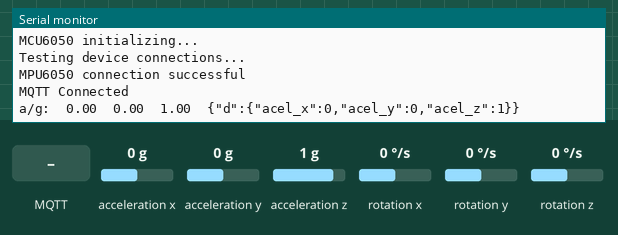
Recording of a sketch running on a simulated ESP8266 (NodeMCU). Shown: the last lines printed to the serial monitor. The inputs (shaded band) are chosen by the test bench; at power-on: acceleration x 0 g, acceleration y 0 g, acceleration z 1 g, rotation x 0 °/s, rotation y 0 °/s, rotation z 0 °/s. WiFi joins after 1.5 s; servers stay silent unless stated; no MQTT or app messages arrive unless stated.

Above: at 2.7 s.
2.8 s: MQTT message "1" arrives on the first subscribed topic
At 4.2 s:
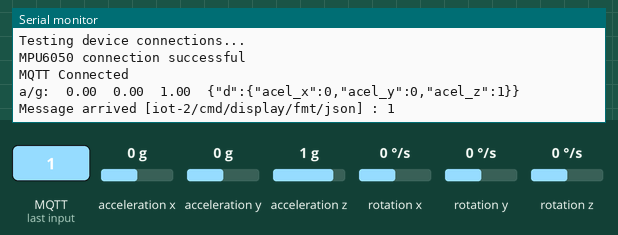
4.6 s: MQTT message "on" arrives on the first subscribed topic
At 5.4 s:
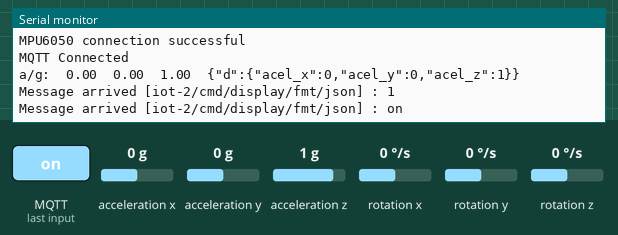
6.1 s: MQTT message "off" arrives on the first subscribed topic
At 6.6 s:
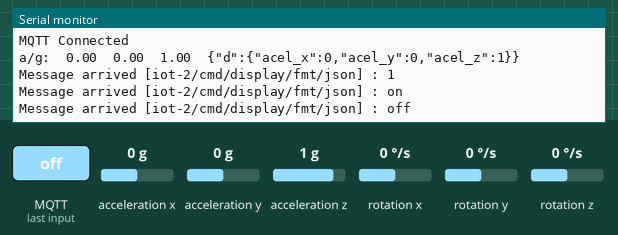
7.6 s: acceleration x set to -1.4 g
At 8.6 s:
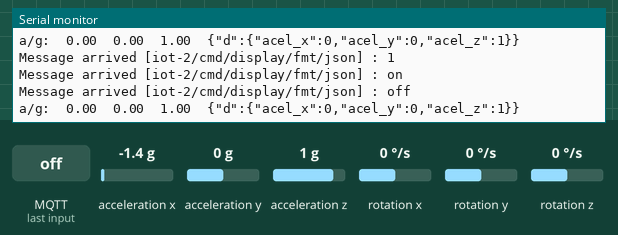
9.1 s: acceleration y set to -1.4 g
10.6 s: acceleration z set to -1.4 g
At 12.3 s:
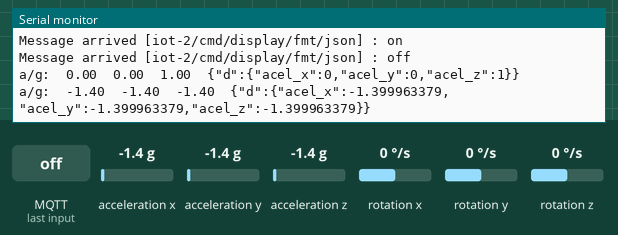

Measured:
- after the input at 2.8 s, the serial monitor: prints a new line after 0.36 s (image 1)
- after the input at 4.6 s, the serial monitor: prints a new line after 0.06 s (image 2)
- after the input at 6.1 s, the serial monitor: prints a new line after 0.06 s (image 3)
- after the input at 10.6 s, the serial monitor: prints a new line after 1.3 s (image 5)

The sketch:

accelerometer.ino
```cpp
#include <PubSubClient.h>
#include <ESP8266WiFi.h>
#include <ArduinoJson.h>
#include "I2Cdev.h"
#include "MPU6050.h"
#include "Wire.h"

MPU6050 accelgyro;

// Watson IoT connection details
#define MQTT_HOST "XXX.messaging.internetofthings.ibmcloud.com"
#define MQTT_PORT 1883
#define MQTT_DEVICEID "d:XXX:YYY:ZZZ"
#define MQTT_USER "use-token-auth"
#define MQTT_TOKEN "PPP"
#define MQTT_TOPIC "iot-2/evt/status/fmt/json"
#define MQTT_TOPIC_DISPLAY "iot-2/cmd/display/fmt/json"

#define ACL6050_ACCEL_OFFSET_X -4678
#define ACL6050_ACCEL_OFFSET_Y -1907
#define ACL6050_ACCEL_OFFSET_Z 3922
//#define ACL6050_GYRO_OFFSET_X  178
//#define ACL6050_GYRO_OFFSET_Y  -128
//#define ACL6050_GYRO_OFFSET_Z  -12

// Add WiFi connection information
char ssid[] = "cloud-iot-ufrj";  // your network SSID (name)
char pass[] = "ufrj-ibm-cloud";  // your network password

int16_t ax, ay, az;
//int16_t gx, gy, gz;
//int16_t x,y,z;
//int16_t xang, yang, zang;

void callback(char* topic, byte* payload, unsigned int length);
WiFiClient wifiClient;
PubSubClient mqtt(MQTT_HOST, MQTT_PORT, callback, wifiClient);

void callback(char* topic, byte* payload, unsigned int length)
{
  // handle message arrived
  Serial.print("Message arrived [");
  Serial.print(topic);
  Serial.print("] : ");

  payload[length] = 0; // ensure valid content is zero terminated so can treat as c-string
  Serial.println((char *)payload);
}

// variables to hold data
StaticJsonDocument<100> jsonDoc;
JsonObject payload = jsonDoc.to<JsonObject>();
JsonObject status = payload.createNestedObject("d");
static char msg[100];

///////////////////////////////////// SETUP ////////////////////////////////////////////

void setup()
{
  // Start serial console
  Serial.begin(115200);
  Serial.setTimeout(2000);
  while (!Serial) {}
  Serial.println();
  Serial.println("ESP8266 Sensor Application");

  // Start WiFi connection
  WiFi.mode(WIFI_STA);
  WiFi.begin(ssid, pass);
  while (WiFi.status() != WL_CONNECTED)
  {
    delay(500);
    Serial.print(".");
  }
  Serial.println("");
  Serial.println("WiFi Connected");

  // Start connected devices
  // join I2C bus (I2Cdev library doesn't do this automatically)
  #if I2CDEV_IMPLEMENTATION == I2CDEV_ARDUINO_WIRE
      Wire.begin();
  #elif I2CDEV_IMPLEMENTATION == I2CDEV_BUILTIN_FASTWIRE
      Fastwire::setup(400, true);
  #endif
  Serial.println("MCU6050 initializing...");
  accelgyro.initialize();

  // verify connection
  Serial.println("Testing device connections...");
  Serial.println(accelgyro.testConnection() ? "MPU6050 connection successful" : "MPU6050 connection failed");

  accelgyro.setXAccelOffset(ACL6050_ACCEL_OFFSET_X);
  accelgyro.setYAccelOffset(ACL6050_ACCEL_OFFSET_Y);
  accelgyro.setZAccelOffset(ACL6050_ACCEL_OFFSET_Z);
  //accelgyro.setXGyroOffset(ACL6050_GYRO_OFFSET_X);
  //accelgyro.setYGyroOffset(ACL6050_GYRO_OFFSET_Y);
  //accelgyro.setZGyroOffset(ACL6050_GYRO_OFFSET_Z);

  // Connect to MQTT - IBM Watson IoT Platform
  if (mqtt.connect(MQTT_DEVICEID, MQTT_USER, MQTT_TOKEN))
  {
    Serial.println("MQTT Connected");
    mqtt.subscribe(MQTT_TOPIC_DISPLAY);
  }
  else
  {
    Serial.println("MQTT Failed to connect!");
    ESP.reset();
  }
}

///////////////////////////////////// LOOP ////////////////////////////////////////////

void loop()
{
  delay(100);

  mqtt.loop();
  while (!mqtt.connected())
  {
    Serial.print("Attempting MQTT connection...");
    // Attempt to connect
    if (mqtt.connect(MQTT_DEVICEID, MQTT_USER, MQTT_TOKEN))
    {
      Serial.println("MQTT Connected");
      mqtt.subscribe(MQTT_TOPIC_DISPLAY);
      mqtt.loop();
    }
    else
    {
      Serial.println("MQTT Failed to connect!");
      delay(5000);
    }
  }

  //accelgyro.getMotion6(&ax, &ay, &az, &gx, &gy, &gz);
  accelgyro.getAcceleration(&ax, &ay, &az);
  //accelgyro.getRotation(&gx, &gy, &gz);

//  x = ax/16384.;
//  y = ay/16384.;
//  z = az/16384.;

//  xang = (180/3.141592) * atan(x / sqrt(sq(y) + sq(z)));
//  yang = (180/3.141592) * atan(y / sqrt(sq(x) + sq(z)));
//  zang = (180/3.141592) * atan(sqrt(sq(y) + sq(x)) / z);

  //Print Message to console in JSON format
  status["acel_x"] = ax/16384.;
  status["acel_y"] = ay/16384.;
  status["acel_z"] = az/16384.;
//  status["angle_x"] = xang;
//  status["angle_y"] = yang;
//  status["angle_z"] = zang;
  serializeJson(jsonDoc, msg, 100); //Existe um limite para msg? É possível enviar duas msg?

  Serial.print("a/g:\t");
  Serial.print(ax/16384.); Serial.print("\t");
  Serial.print(ay/16384.); Serial.print("\t");
  Serial.print(az/16384.); Serial.print("\t");
  //Serial.print(gx/131); Serial.print("\t");
  //Serial.print(gy/131); Serial.print("\t");
  //Serial.println(gz/131);

  Serial.println(msg);

  if (!mqtt.publish(MQTT_TOPIC, msg))
  {
    Serial.println("MQTT Publish failed");
  }
  //Pause - but keep polling MQTT for incoming messages
  for (int i = 0; i < 10; i++)
  {
    mqtt.loop();
    delay(500);
  }
}
```
